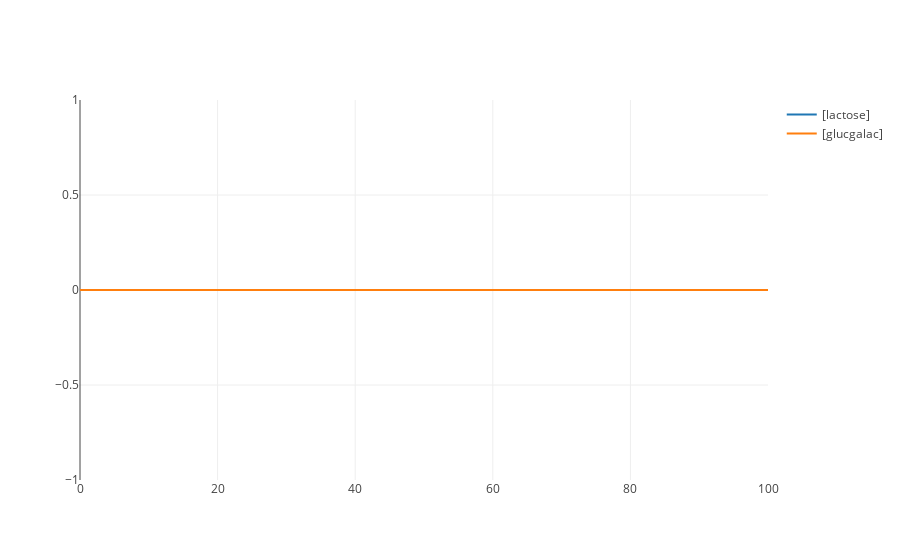

The notebook cell this image was saved under:
### Code cell
LacPath.reset()
LacPath.simulate(0., 100., 1000) #'S1','J1'
LacPath.plot()

values = LacPath.getSteadyStateValues()
selections = LacPath.steadyStateSelections
print(values)
print(selections)

### Figure 1 — Plotly figure (JSON) as saved in the notebook; plotly's stock layout.template omitted (floating-point values rounded to 4 significant figures; data arrays with more than 128 entries replaced by an {"elided": "..."} marker saying what was removed)
{"data": [{"type": "scatter", "x": {"elided": "1000 float values"}, "y": {"elided": "1000 int values"}, "name": "[lactose]", "opacity": 1, "mode": "lines"}, {"type": "scatter", "x": {"elided": "1000 float values"}, "y": {"elided": "1000 int values"}, "name": "[glucgalac]", "opacity": 1, "mode": "lines"}], "layout": {}}
